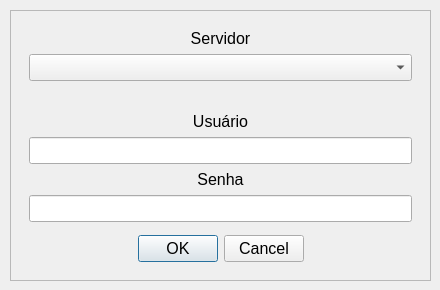
<?xml version="1.0" encoding="UTF-8"?>
<ui version="4.0">
 <class>LoginDialog</class>
 <widget class="QDialog" name="LoginDialog">
  <property name="geometry">
   <rect>
    <x>0</x>
    <y>0</y>
    <width>440</width>
    <height>290</height>
   </rect>
  </property>
  <property name="minimumSize">
   <size>
    <width>440</width>
    <height>290</height>
   </size>
  </property>
  <property name="maximumSize">
   <size>
    <width>440</width>
    <height>290</height>
   </size>
  </property>
  <property name="windowTitle">
   <string>SOAD - Login</string>
  </property>
  <widget class="QScrollArea" name="scrollArea">
   <property name="geometry">
    <rect>
     <x>10</x>
     <y>10</y>
     <width>421</width>
     <height>271</height>
    </rect>
   </property>
   <property name="widgetResizable">
    <bool>true</bool>
   </property>
   <property name="alignment">
    <set>Qt::AlignCenter</set>
   </property>
   <widget class="QWidget" name="scrollAreaWidgetContents">
    <property name="geometry">
     <rect>
      <x>0</x>
      <y>0</y>
      <width>419</width>
      <height>269</height>
     </rect>
    </property>
    <property name="minimumSize">
     <size>
      <width>419</width>
      <height>269</height>
     </size>
    </property>
    <property name="maximumSize">
     <size>
      <width>419</width>
      <height>269</height>
     </size>
    </property>
    <layout class="QVBoxLayout" name="verticalLayout_2">
     <item>
      <widget class="QWidget" name="verticalWidget_servidor" native="true">
       <layout class="QVBoxLayout" name="verticalLayout_servidor">
        <item>
         <widget class="QLabel" name="label_servidor">
          <property name="font">
           <font>
            <pointsize>12</pointsize>
           </font>
          </property>
          <property name="text">
           <string>Servidor</string>
          </property>
          <property name="alignment">
           <set>Qt::AlignCenter</set>
          </property>
         </widget>
        </item>
        <item>
         <widget class="QComboBox" name="comboBox_servidor">
          <property name="font">
           <font>
            <pointsize>12</pointsize>
           </font>
          </property>
         </widget>
        </item>
       </layout>
      </widget>
     </item>
     <item>
      <widget class="QWidget" name="verticalWidget_login" native="true">
       <layout class="QVBoxLayout" name="verticalLayout_login">
        <item>
         <spacer name="verticalSpacer_2">
          <property name="orientation">
           <enum>Qt::Vertical</enum>
          </property>
          <property name="sizeHint" stdset="0">
           <size>
            <width>20</width>
            <height>40</height>
           </size>
          </property>
         </spacer>
        </item>
        <item>
         <widget class="QLabel" name="label_usuario">
          <property name="font">
           <font>
            <pointsize>12</pointsize>
           </font>
          </property>
          <property name="text">
           <string>Usuário</string>
          </property>
          <property name="alignment">
           <set>Qt::AlignCenter</set>
          </property>
         </widget>
        </item>
        <item>
         <widget class="QLineEdit" name="lineEdit_usuario">
          <property name="font">
           <font>
            <pointsize>12</pointsize>
           </font>
          </property>
         </widget>
        </item>
        <item>
         <widget class="QLabel" name="label_senha">
          <property name="font">
           <font>
            <pointsize>12</pointsize>
           </font>
          </property>
          <property name="text">
           <string>Senha</string>
          </property>
          <property name="alignment">
           <set>Qt::AlignCenter</set>
          </property>
         </widget>
        </item>
        <item>
         <widget class="QLineEdit" name="lineEdit_senha">
          <property name="font">
           <font>
            <pointsize>12</pointsize>
           </font>
          </property>
          <property name="echoMode">
           <enum>QLineEdit::Password</enum>
          </property>
         </widget>
        </item>
        <item>
         <spacer name="verticalSpacer">
          <property name="orientation">
           <enum>Qt::Vertical</enum>
          </property>
          <property name="sizeHint" stdset="0">
           <size>
            <width>20</width>
            <height>40</height>
           </size>
          </property>
         </spacer>
        </item>
        <item>
         <widget class="QDialogButtonBox" name="buttonBox">
          <property name="font">
           <font>
            <pointsize>12</pointsize>
           </font>
          </property>
          <property name="orientation">
           <enum>Qt::Horizontal</enum>
          </property>
          <property name="standardButtons">
           <set>QDialogButtonBox::Cancel|QDialogButtonBox::Ok</set>
          </property>
          <property name="centerButtons">
           <bool>true</bool>
          </property>
         </widget>
        </item>
       </layout>
      </widget>
     </item>
    </layout>
   </widget>
  </widget>
 </widget>
 <resources/>
 <connections/>
</ui>
